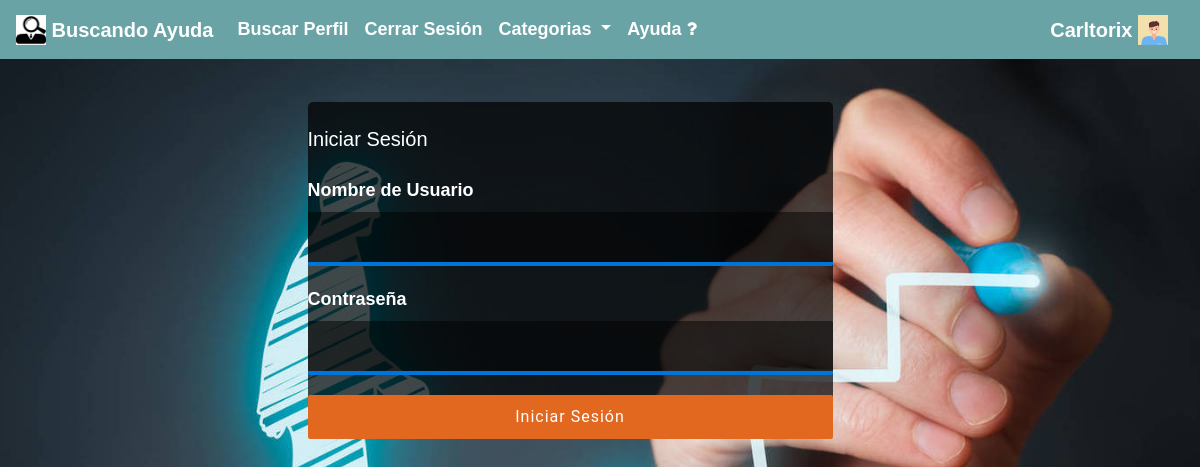
/cuenta/iniciar_sesion (signed in), run on the app's committed database.
### cuenta/models.py (models this page shows)
class Perfil(AbstractUser):
    tipo_usuario=models.CharField(max_length=20,default="cliente")
    dni=models.CharField(max_length=10,unique=True,default="",validators=[validar_num])
    nacimiento = models.DateField(null = True)
    foto = models.ImageField(upload_to = "foto_perfil", null = True, blank = True)
    telefono = models.CharField(max_length = 20,validators=[validar_num])
    localidad = models.ForeignKey(Localidad, on_delete = models.CASCADE, null=True, related_name="personas_localidad")
    experiencia_laboral = models.CharField(max_length = 200,null = True, blank = True)
    categoria = models.ForeignKey(Categoria, on_delete = models.CASCADE, default=None, null=True, related_name="perfil_de_categoria")
    facebook = models.CharField(max_length = 40, null=True)
    instagram = models.CharField(max_length = 40, null=True, blank = True)
    recomendaciones = models.ManyToManyField("Perfil", blank=True, through="Recomendaciones", related_name="trabajador_recomendado")
    def __str__(self):
        return self.username

### cuenta/views.py (the view, shortened to what this page needs)
# urls.py: path("iniciar_sesion", views.iniciar_sesion, name="iniciar_sesion"),
def iniciar_sesion(request):
    form = AuthenticationForm()
    return render(request, "cuenta/iniciar_sesion.html", {"form":form})

### cuenta/templates/cuenta/iniciar_sesion.html (shortened to what this page needs)
{% extends 'base.html' %}
{% load static %}
{%block contenido%}
<div class="container ">
    <div class="row justify-content-center">
    <div class="col-md-6">
<div class="contenedor-form">
    <br>
    <div class="formulario">
            <h2>Iniciar Sesión</h2>
            <form method="POST" action="#">
                <label class="active" for="id_lastname">Nombre de Usuario</label>
      {{ form.username }}
       <label class="active" for="id_password">Contraseña</label>
      {{ form.password }}
                <input type="submit" value="Iniciar Sesión">
            </form>
    </div>
    </div>
    </div>
</div>
</div>
{% endblock %}

### templates/navbar.html (shortened to what this page needs)
{% load static %}
<nav class="navbar navbar-expand-md navbar-light fixed-top navcolor" >
    <a class="navbar-brand text-white" href="{% url 'index' %}">
      <img src="{% static 'img/logo.jpg' %}" width="30" height="30" class="d-inline-block align-top" alt="logo">
      Buscando Ayuda
    </a>
    <div class="collapse navbar-collapse" id="navbarCollapse">
      <ul class="navbar-nav mr-auto">
        <li class="nav-item active">
          <a class="nav-link text-white" href="{% url 'search_perfil' %}">Buscar Perfil</a>
        </li>
        <li class="nav-item active">
          {% if request.user.is_authenticated %}
          <a class="nav-link text-white" href="{% url 'cerrar_sesion' %}">Cerrar Sesión</a>
          {% else %}
          <a class="nav-link text-white" href="{% url 'iniciar_sesion' %}">Iniciar Sesión</a>
          {% endif %}
        </li>
        <li class="nav-item dropdown active">
          <a class="nav-link dropdown-toggle text-white" href="#" id="categorias" role="button" data-toggle="dropdown" aria-haspopup="true" aria-expanded="false">
            Categorias
          </a>
        </li>
        <li>
          <a class="nav-link text-white" href="{% url 'ayuda' %}">Ayuda <i class="fa fa-question"></i></a>
        </li>
      </ul>
      {% if request.user.is_authenticated %}
     <a class="navbar-brand text-white" href="{% url 'ver_perfil' request.user.id %}">
        {{request.user}}
        {% if request.user.foto %}
          <img src="{{ request.user.foto.url }}" width="30" height="30" class="d-inline-block align-top" alt="logo">
        {%else%}
        <img src="{% static 'img/pordefecto.jpg' %}" width="30" height="30" class="d-inline-block align-top" alt="logo">
        {% endif %}
    </a>
    {% else %}
    <img src="{% static 'img/pordefecto.jpg' %}" width="30" height="30" class="d-inline-block align-top" alt="logo">
    {% endif %}
    </div>
  </nav>

### static/css/style.css (style rules this page uses)
body { font-size: 1.125rem; font-weight: bold; background-image: url("../img/fondo.jpg"); width: 95%; max-width: 150rem; margin: 0 auto 0 auto; background-position: center; background-repeat: no-repeat; background-size: cover; background-attachment: fixed; font-family:Arial; margin: 0; padding: 0; -webkit-box-sizing: border-box; -moz-box-sizing: border-box; box-sizing: border-box; }
.navbar { background-color: #69A3A5; }

### static/css/estilos.css (style rules this page uses)
.contenedor-form { background: rgba(0,0,0,.7); max-width: 1140px; width: 100%; margin: 48px auto; border-radius: 5px; color: #fff; position: relative; }
.contenedor-form h2 { margin: 0 0 28px 0; font-size: 20px; font-weight: 400; line-height: 1; }
.contenedor-form input { outline: none; display: block; width: 100%; padding: 10px 15px; margin: 0 10px 20px 0; background: rgba(0,0,0,.5); color: #fff; border: none; border-radius: 2px; border-bottom: 4px solid #E2681F; box-sizing: border-box; font-family: Roboto; font-size: 20px; font-weight:normal; transition: all .5s ease; }
.contenedor-form input { border-bottom: 4px solid #0075d9; }
.contenedor-form input[type="submit"] { background: #E2681F; color: #FFF; width: 100%; border: none; padding: 10px 0; font-size: 16px; font-weight: normal; font-family: Roboto; letter-spacing: 1px; cursor: pointer; transition: all .5s ease; }
li { display:block; }

### data on the page
Perfil: user "Carltorix", user.foto (picture)
